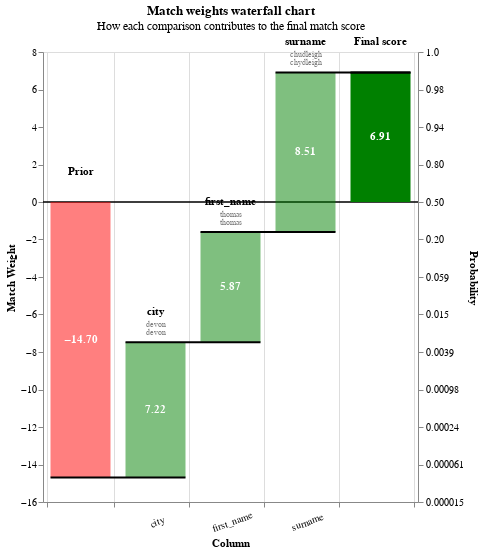

Notebook code for this chart:
### Markdown cell above
Inspect the results
--

### Code cell
person_linker.waterfall_chart(person_match_results.as_record_dict(limit=20))
